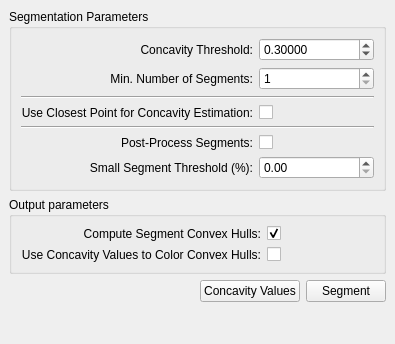
<?xml version="1.0" encoding="UTF-8"?>
<ui version="4.0">
 <class>approx_segmentation</class>
 <widget class="QDockWidget" name="approx_segmentation">
  <property name="geometry">
   <rect>
    <x>0</x>
    <y>0</y>
    <width>395</width>
    <height>344</height>
   </rect>
  </property>
  <property name="minimumSize">
   <size>
    <width>339</width>
    <height>344</height>
   </size>
  </property>
  <property name="windowTitle">
   <string>Approximate Convex Segmentation</string>
  </property>
  <widget class="QWidget" name="dockWidgetContents">
   <layout class="QVBoxLayout" name="verticalLayout">
    <item>
     <widget class="QGroupBox" name="groupBox">
      <property name="title">
       <string>Segmentation Parameters</string>
      </property>
      <layout class="QGridLayout" name="gridLayout" columnstretch="0,0">
       <item row="3" column="1">
        <widget class="QCheckBox" name="shortest_method_check_box">
         <property name="text">
          <string/>
         </property>
        </widget>
       </item>
       <item row="1" column="1">
        <widget class="QSpinBox" name="min_segments_spin_box">
         <property name="minimum">
          <number>1</number>
         </property>
         <property name="maximum">
          <number>1000000</number>
         </property>
         <property name="value">
          <number>1</number>
         </property>
        </widget>
       </item>
       <item row="0" column="1">
        <widget class="QDoubleSpinBox" name="concavity_threshold_spin_box">
         <property name="decimals">
          <number>5</number>
         </property>
         <property name="maximum">
          <double>10000.000000000000000</double>
         </property>
         <property name="singleStep">
          <double>0.001000000000000</double>
         </property>
         <property name="value">
          <double>0.300000000000000</double>
         </property>
        </widget>
       </item>
       <item row="0" column="0">
        <widget class="QLabel" name="concavity_threshold_label">
         <property name="layoutDirection">
          <enum>Qt::LeftToRight</enum>
         </property>
         <property name="text">
          <string>Concavity Threshold:</string>
         </property>
         <property name="alignment">
          <set>Qt::AlignRight|Qt::AlignTrailing|Qt::AlignVCenter</set>
         </property>
        </widget>
       </item>
       <item row="1" column="0">
        <widget class="QLabel" name="min_segments_label">
         <property name="text">
          <string>Min. Number of Segments:</string>
         </property>
         <property name="alignment">
          <set>Qt::AlignRight|Qt::AlignTrailing|Qt::AlignVCenter</set>
         </property>
        </widget>
       </item>
       <item row="2" column="0" colspan="2">
        <widget class="Line" name="line">
         <property name="orientation">
          <enum>Qt::Horizontal</enum>
         </property>
        </widget>
       </item>
       <item row="3" column="0">
        <widget class="QLabel" name="shortest_method_label">
         <property name="text">
          <string>Use Closest Point for Concavity Estimation:</string>
         </property>
         <property name="alignment">
          <set>Qt::AlignRight|Qt::AlignTrailing|Qt::AlignVCenter</set>
         </property>
        </widget>
       </item>
       <item row="5" column="1">
        <widget class="QCheckBox" name="postprocess_segments_check_box">
         <property name="text">
          <string/>
         </property>
        </widget>
       </item>
       <item row="4" column="0" colspan="2">
        <widget class="Line" name="line_2">
         <property name="orientation">
          <enum>Qt::Horizontal</enum>
         </property>
        </widget>
       </item>
       <item row="5" column="0">
        <widget class="QLabel" name="postprocess_segments_label">
         <property name="text">
          <string>Post-Process Segments:</string>
         </property>
         <property name="alignment">
          <set>Qt::AlignRight|Qt::AlignTrailing|Qt::AlignVCenter</set>
         </property>
        </widget>
       </item>
       <item row="6" column="0">
        <widget class="QLabel" name="segment_size_threshold_label">
         <property name="text">
          <string>Small Segment Threshold (%):</string>
         </property>
         <property name="alignment">
          <set>Qt::AlignRight|Qt::AlignTrailing|Qt::AlignVCenter</set>
         </property>
        </widget>
       </item>
       <item row="6" column="1">
        <widget class="QDoubleSpinBox" name="segment_size_threshold_spin_box">
         <property name="toolTip">
          <string/>
         </property>
         <property name="inputMethodHints">
          <set>Qt::ImhFormattedNumbersOnly</set>
         </property>
         <property name="prefix">
          <string/>
         </property>
         <property name="suffix">
          <string/>
         </property>
         <property name="maximum">
          <double>100.000000000000000</double>
         </property>
         <property name="singleStep">
          <double>0.100000000000000</double>
         </property>
        </widget>
       </item>
      </layout>
     </widget>
    </item>
    <item>
     <widget class="QGroupBox" name="groupBox_2">
      <property name="title">
       <string>Output parameters</string>
      </property>
      <layout class="QGridLayout" name="gridLayout_2">
       <item row="0" column="0">
        <widget class="QLabel" name="convex_hulls_label">
         <property name="layoutDirection">
          <enum>Qt::LeftToRight</enum>
         </property>
         <property name="text">
          <string>Compute Segment Convex Hulls:</string>
         </property>
         <property name="alignment">
          <set>Qt::AlignRight|Qt::AlignTrailing|Qt::AlignVCenter</set>
         </property>
        </widget>
       </item>
       <item row="0" column="1">
        <widget class="QCheckBox" name="convex_hulls_check_box">
         <property name="text">
          <string/>
         </property>
         <property name="checked">
          <bool>true</bool>
         </property>
        </widget>
       </item>
       <item row="1" column="0">
        <widget class="QLabel" name="concavity_colors_label">
         <property name="layoutDirection">
          <enum>Qt::LeftToRight</enum>
         </property>
         <property name="text">
          <string>Use Concavity Values to Color Convex Hulls:</string>
         </property>
         <property name="alignment">
          <set>Qt::AlignRight|Qt::AlignTrailing|Qt::AlignVCenter</set>
         </property>
        </widget>
       </item>
       <item row="1" column="1">
        <widget class="QCheckBox" name="concavity_colors_check_box">
         <property name="enabled">
          <bool>true</bool>
         </property>
         <property name="text">
          <string/>
         </property>
         <property name="checkable">
          <bool>true</bool>
         </property>
         <property name="checked">
          <bool>false</bool>
         </property>
        </widget>
       </item>
      </layout>
     </widget>
    </item>
    <item>
     <layout class="QHBoxLayout">
      <item>
       <spacer name="horizontalSpacer">
        <property name="orientation">
         <enum>Qt::Horizontal</enum>
        </property>
        <property name="sizeHint" stdset="0">
         <size>
          <width>40</width>
          <height>20</height>
         </size>
        </property>
       </spacer>
      </item>
      <item>
       <widget class="QPushButton" name="concavity_values_button">
        <property name="text">
         <string>Concavity Values</string>
        </property>
       </widget>
      </item>
      <item>
       <widget class="QPushButton" name="segment_button">
        <property name="text">
         <string>Segment</string>
        </property>
       </widget>
      </item>
     </layout>
    </item>
    <item>
     <spacer name="verticalSpacer">
      <property name="orientation">
       <enum>Qt::Vertical</enum>
      </property>
      <property name="sizeHint" stdset="0">
       <size>
        <width>20</width>
        <height>40</height>
       </size>
      </property>
     </spacer>
    </item>
   </layout>
  </widget>
 </widget>
 <resources/>
 <connections/>
</ui>
